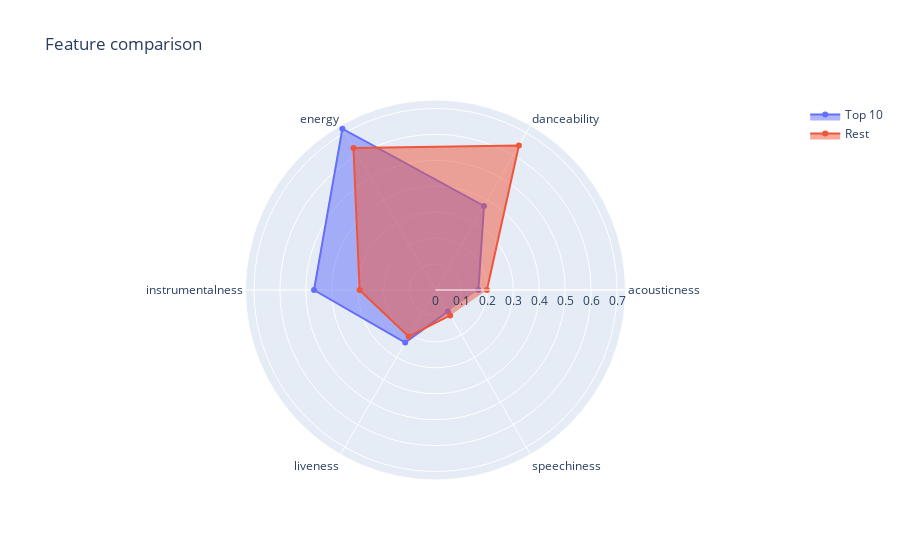

Notebook code cell kept with this figure:
### Code cell
mean_top10_songs=ranking_of_popularity[['acousticness','danceability','energy','instrumentalness','liveness','speechiness']].mean()
all_song_sort_by_popularity=df_tracks.sort_values('popularity', ascending=False)
mean_rest=all_song_sort_by_popularity[10:][['acousticness','danceability','energy','instrumentalness','liveness','speechiness']].mean()

feat_cols = ['acousticness','danceability','energy','instrumentalness','liveness','speechiness']
fig = go.Figure(
    data=[
        go.Scatterpolar(r=mean_rest, theta=feat_cols, fill='toself', name='Top 10'),
        go.Scatterpolar(r=mean_top10_songs, theta=feat_cols, fill='toself', name='Rest'),
    ],
    layout=go.Layout(
        title=go.layout.Title(text='Feature comparison'),
        polar={'radialaxis': {'visible': True}},
        showlegend=True
    )
)

fig.show()

### Figure 1 — Plotly figure (JSON) as saved in the notebook; plotly's stock layout.template omitted (floating-point values rounded to 4 significant figures)
{"data": [{"fill": "toself", "name": "Top 10", "r": [0.1653, 0.374, 0.7181, 0.4684, 0.2338, 0.09599], "theta": ["acousticness", "danceability", "energy", "instrumentalness", "liveness", "speechiness"], "type": "scatterpolar"}, {"fill": "toself", "name": "Rest", "r": [0.1982, 0.6431, 0.6326, 0.2926, 0.2074, 0.1131], "theta": ["acousticness", "danceability", "energy", "instrumentalness", "liveness", "speechiness"], "type": "scatterpolar"}], "layout": {"polar": {"radialaxis": {"visible": true}}, "showlegend": true, "title": {"text": "Feature comparison"}}}
